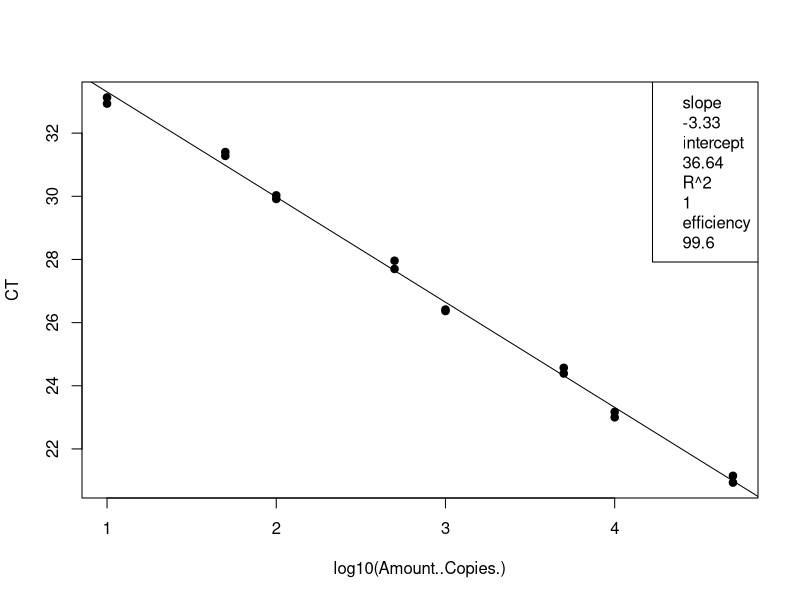
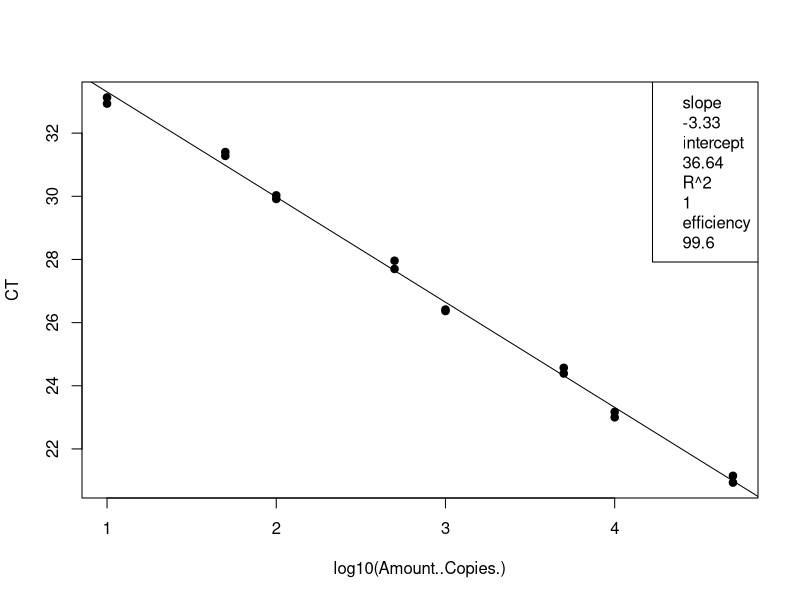
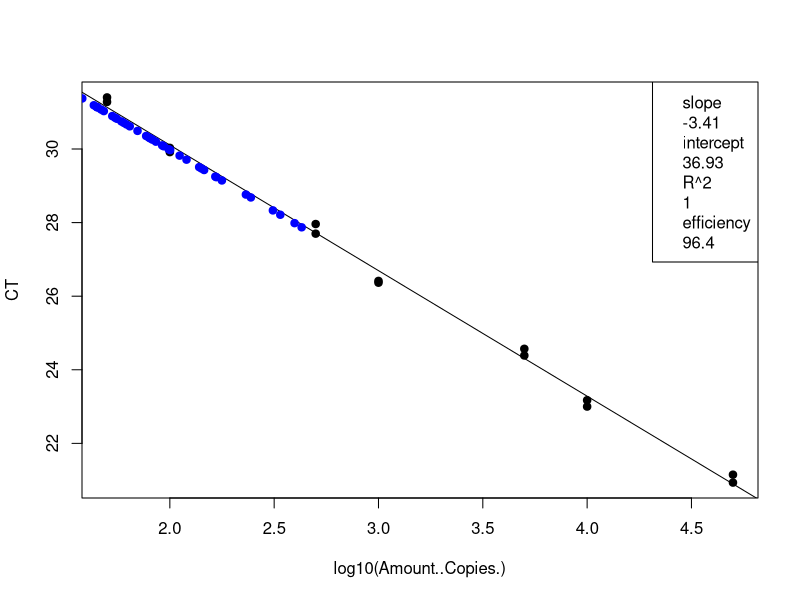
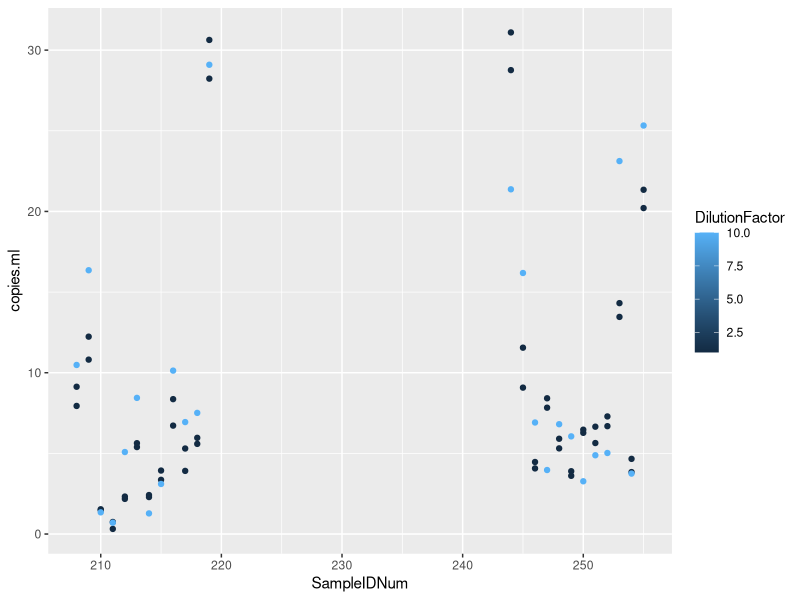

Here is the R script that generated these plots, in order:
## ---- chunk 1
knitr::opts_chunk$set(echo = TRUE)

## ---- chunk 2
# load the data (note data file must be in this repository)
data <- read.csv("Plate7_E.coli_qPCRConversion.csv")
View(data)

# clean up the data file (there is some stuff at the bottom and extra blank rows)
#data <- data[-68:-70,] # This removes rows 92-95
View(data)

# assign to the correct data class #warning message about NAs is OK
class(data$CT) # check the data class type
data$CT <- as.numeric(as.character(data$CT)) # change to numeric
data$Amount..Copies. <- as.numeric(as.character(data$Amount..Copies.)) # change to numeric
## ---- chunk 3
# linear regression of standard curve
standards = data[1:16,]
standardCurve <- lm(CT ~ log10(Amount..Copies.), data = standards)
  
standardCurvePlot <- plot(CT ~ log10(Amount..Copies.), data = standards, pch=19) 
abline(coef(standardCurve)) 
legend("topright", legend=c(paste= "slope", round(standardCurve$coefficients[2], 2), 
                            paste= "intercept", round(standardCurve$coefficients[1], 2), 
                            paste= "R^2", round(summary(standardCurve)$r.squared, 2),
                            paste = "efficiency", round((10^(-1/standardCurve$coefficients[2])-1)*100, 1)))
## ---- chunk 4
# remove standards that sucked and redo analysis NOT NEEDED 21 Jan 2020
#standards <- standards[-15:-16,] # uncomment this line and change which rows to remove
standardCurve <- lm(CT ~ log10(Amount..Copies.), data = standards)

standardCurvePlot <- plot(CT ~ log10(Amount..Copies.), data = standards, pch=19)
abline(coef(standardCurve))
col = "blue"
legend("topright", legend=c(paste= "slope", round(standardCurve$coefficients[2], 2),
                            paste= "intercept", round(standardCurve$coefficients[1], 2),
                            paste= "R^2", round(summary(standardCurve)$r.squared, 2),
                            paste = "efficiency", round((10^(-1/standardCurve$coefficients[2])-1)*100, 1)))
## ---- chunk 5
# data set of unknowns including info on standard curve
#unknowns = subset(data, Name == "UNKNOWN")
unknowns = data[17:88,]
#unknowns <- unknowns[-1:-3,] # uncomment this line and change which rows to remove if these samples were outside of the standard curve

# add new columns to the data table
unknowns$plate_num = 1 #change to the actual plate number
unknowns$standard_slope = standardCurve$coefficients[2]
unknowns$standard_intercept = standardCurve$coefficients[1]
unknowns$R2 = summary(standardCurve)$r.squared
unknowns$efficiency =  (10^(-1/standardCurve$coefficients[2])-1)*100
  
# add a new column that interpolates copies/well from Ct for the unknowns
unknowns$log.copies.well = ((unknowns$CT - standardCurve$coefficients[1])/standardCurve$coefficients[2])
unknowns$copies.well = 10^unknowns$log.copies.well

# copies/ul extract accounting for dilution factor
vol.well = 3 #qPCR template volume in ul
unknowns$vol.well = vol.well
unknowns$copies.ul = ((unknowns$copies.well/vol.well)*unknowns$DilutionFactor)

# copies/extraction
vol.elution = 110 #DNA extraction elution volume in ul
unknowns$vol.elution = vol.elution
unknowns$copies.extraction = (unknowns$copies.ul*vol.elution)

# copies/ml #Volume is volume of sample filtered in mL
unknowns$copies.ml = (unknowns$copies.extraction/unknowns$Volume)


## ---- chunk 6
standards <- standards[-15:-16,] # uncomment this line and change which rows to remove
standardCurve <- lm(CT ~ log10(Amount..Copies.), data = standards)

standardCurvePlot <- plot(CT ~ log10(Amount..Copies.), data = standards, pch=19)
abline(coef(standardCurve))
col = "blue"
legend("topright", legend=c(paste= "slope", round(standardCurve$coefficients[2], 2),
                            paste= "intercept", round(standardCurve$coefficients[1], 2),
                            paste= "R^2", round(summary(standardCurve)$r.squared, 2),
                            paste = "efficiency", round((10^(-1/standardCurve$coefficients[2])-1)*100, 1)))

unknowns = unknowns[1:72,]
standardCurve <- lm(CT ~ log10(copies.well), data = unknowns)

standardCurvePlot <- points(CT ~ log10(copies.well), data = unknowns, pch=19, col = "blue")


#abline(coef(standardCurve))
#legend("topright", legend=c(paste= "slope", round(standardCurve$coefficients[2], 2),
                            #paste= "intercept", round(standardCurve$coefficients[1], 2),
                            #paste= "R^2", round(summary(standardCurve)$r.squared, 2),
                            #paste = "efficiency", round((10^(-1/standardCurve$coefficients[2])-1)*100, 1)))
## ---- chunk 7
# make a plot that compares the diluted to undiluted replicates for each sample including dilution factor
library("ggplot2")
unknowns$SampleIDNum <- as.numeric(as.character(unknowns$SampleIDNum)) # change to numeric
replicates = unknowns[1:72,]
#replicates <- replicates[-18,] # This removes rows (B11)
#replicates <- replicates[-32,] # This removes rows (D8)
#replicates <- replicates[-55,] # This removes rows (G5)
qplot(SampleIDNum,copies.ml, data=replicates, col=DilutionFactor)
## ---- chunk 8
# write csv file
write.csv(unknowns, file = "Plate7_E.coli_ConvertedData.csv", row.names=FALSE, na="")

# average the replicates (if not strongly inhibited) and make a new file
averaged = unknowns[1:72,]
averaged$averaged <- tapply(unknowns$copies.ml, unknowns$SampleIDNum, mean)
write.csv(averaged, file = "Plate7_E.coli_Averaged.csv", row.names=FALSE, na="")
